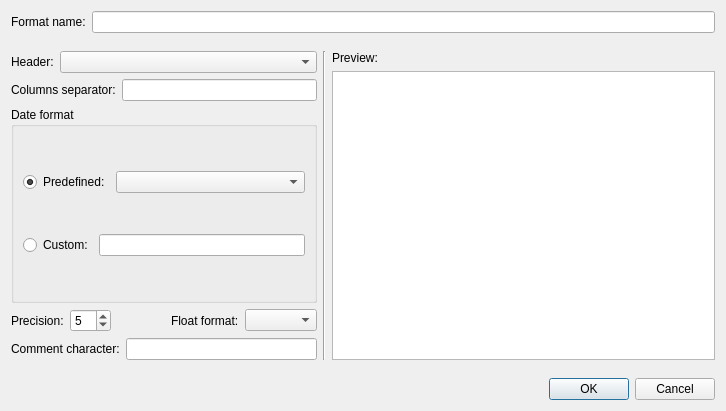
<?xml version="1.0" encoding="UTF-8"?>
<ui version="4.0">
 <class>EditFormatDialog</class>
 <widget class="QDialog" name="EditFormatDialog">
  <property name="geometry">
   <rect>
    <x>0</x>
    <y>0</y>
    <width>726</width>
    <height>411</height>
   </rect>
  </property>
  <layout class="QVBoxLayout" name="verticalLayout">
   <item>
    <layout class="QHBoxLayout" name="horizontalLayout_2">
     <item>
      <widget class="QLabel" name="label">
       <property name="text">
        <string>Format name:</string>
       </property>
      </widget>
     </item>
     <item>
      <widget class="QLineEdit" name="FormatNameEdit"/>
     </item>
    </layout>
   </item>
   <item>
    <layout class="QHBoxLayout" name="horizontalLayout" stretch="4,0,5">
     <property name="topMargin">
      <number>12</number>
     </property>
     <property name="bottomMargin">
      <number>12</number>
     </property>
     <item>
      <layout class="QVBoxLayout" name="verticalLayout_2">
       <item>
        <layout class="QHBoxLayout" name="horizontalLayout_7" stretch="0,1">
         <item>
          <widget class="QLabel" name="label_4">
           <property name="text">
            <string>Header:</string>
           </property>
          </widget>
         </item>
         <item>
          <widget class="QComboBox" name="HeaderComboBox"/>
         </item>
        </layout>
       </item>
       <item>
        <layout class="QHBoxLayout" name="horizontalLayout_4">
         <item>
          <widget class="QLabel" name="label_3">
           <property name="text">
            <string>Columns separator:</string>
           </property>
          </widget>
         </item>
         <item>
          <widget class="QLineEdit" name="ColSepEdit"/>
         </item>
        </layout>
       </item>
       <item>
        <widget class="QGroupBox" name="DateGroupBox">
         <property name="title">
          <string>Date format</string>
         </property>
         <property name="flat">
          <bool>false</bool>
         </property>
         <layout class="QVBoxLayout" name="verticalLayout_4">
          <item>
           <layout class="QHBoxLayout" name="horizontalLayout_6" stretch="0,1">
            <item>
             <widget class="QRadioButton" name="PredefDateRadioButton">
              <property name="text">
               <string>Predefined:</string>
              </property>
              <property name="checked">
               <bool>true</bool>
              </property>
             </widget>
            </item>
            <item>
             <widget class="QComboBox" name="DateComboBox"/>
            </item>
           </layout>
          </item>
          <item>
           <layout class="QHBoxLayout" name="horizontalLayout_5">
            <item>
             <widget class="QRadioButton" name="CustomDateRadioButton">
              <property name="text">
               <string>Custom:</string>
              </property>
             </widget>
            </item>
            <item>
             <widget class="QLineEdit" name="CustomDateEdit"/>
            </item>
           </layout>
          </item>
         </layout>
        </widget>
       </item>
       <item>
        <layout class="QHBoxLayout" name="horizontalLayout_3">
         <item>
          <widget class="QLabel" name="label_6">
           <property name="text">
            <string>Precision:</string>
           </property>
          </widget>
         </item>
         <item>
          <widget class="QSpinBox" name="PrecisionSpinBox">
           <property name="value">
            <number>5</number>
           </property>
          </widget>
         </item>
         <item>
          <spacer name="horizontalSpacer">
           <property name="orientation">
            <enum>Qt::Horizontal</enum>
           </property>
           <property name="sizeHint" stdset="0">
            <size>
             <width>40</width>
             <height>20</height>
            </size>
           </property>
          </spacer>
         </item>
         <item>
          <widget class="QLabel" name="label_7">
           <property name="text">
            <string>Float format:</string>
           </property>
          </widget>
         </item>
         <item>
          <widget class="QComboBox" name="FloatFormatComboBox"/>
         </item>
        </layout>
       </item>
       <item>
        <layout class="QHBoxLayout" name="horizontalLayout_8">
         <item>
          <widget class="QLabel" name="label_5">
           <property name="text">
            <string>Comment character:</string>
           </property>
          </widget>
         </item>
         <item>
          <widget class="QLineEdit" name="CommentCharEdit"/>
         </item>
        </layout>
       </item>
      </layout>
     </item>
     <item>
      <widget class="QFrame" name="frame">
       <property name="frameShape">
        <enum>QFrame::VLine</enum>
       </property>
       <property name="frameShadow">
        <enum>QFrame::Sunken</enum>
       </property>
      </widget>
     </item>
     <item>
      <layout class="QVBoxLayout" name="verticalLayout_3">
       <item>
        <widget class="QLabel" name="label_2">
         <property name="text">
          <string>Preview:</string>
         </property>
        </widget>
       </item>
       <item>
        <widget class="QTextEdit" name="PreviewEdit">
         <property name="frameShadow">
          <enum>QFrame::Plain</enum>
         </property>
         <property name="lineWrapMode">
          <enum>QTextEdit::NoWrap</enum>
         </property>
         <property name="readOnly">
          <bool>true</bool>
         </property>
        </widget>
       </item>
      </layout>
     </item>
    </layout>
   </item>
   <item>
    <widget class="QDialogButtonBox" name="ButtonBox">
     <property name="standardButtons">
      <set>QDialogButtonBox::Cancel|QDialogButtonBox::Ok</set>
     </property>
    </widget>
   </item>
  </layout>
 </widget>
 <resources/>
 <connections/>
</ui>
